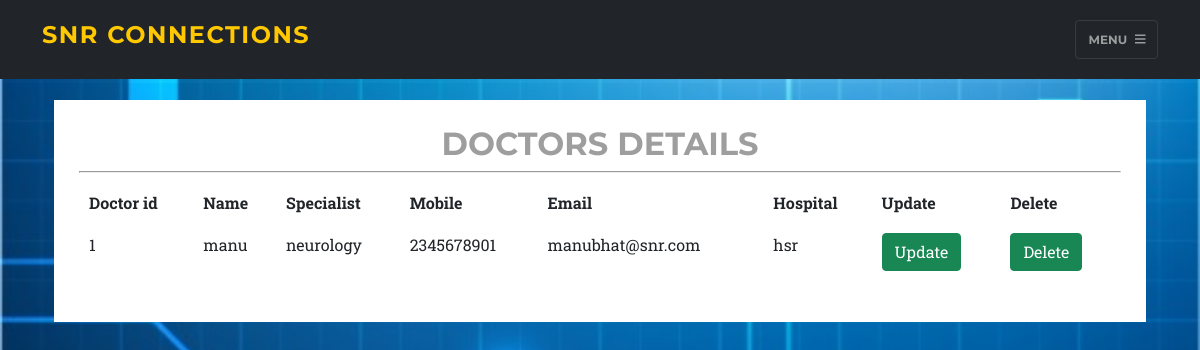
/doctor_list, run on the app's committed database.
### tables this page shows
CREATE TABLE doctor(
    id INTEGER PRIMARY KEY AUTOINCREMENT, 
    name TEXT, 
    specialist TEXT,
    mobile TEXT, 
    email TEXT,
    hospital TEXT);

### app.py (the view)
@app.route('/doctor_list')
def doctor_list():
    connection = sqlite3.connect('database.db')
    cursor = connection.cursor()
    query = "SELECT * FROM doctor"
    cursor.execute(query)
    result = cursor.fetchall()
    if result:
        return render_template('doctorslist.html', result=result)
    else:
        return render_template('doctorslist.html', msg="doctors not found")

### templates/doctorslist.html (shortened to what this page needs)
<!DOCTYPE html>
<html lang="en">
    <head>
        <link href="http://127.0.0.1:5000/static/css/styles.css" rel="stylesheet" />
    </head>
    <body id="page-top">
        <nav class="navbar navbar-dark fixed-top" id="mainNav">
            <div class="container">
                <a class="navbar-brand h1" href="/Ahome">SNR Connections</a>
                <button class="navbar-toggler" type="button" data-bs-toggle="collapse" data-bs-target="#navbarResponsive" aria-controls="navbarResponsive" aria-expanded="false" aria-label="Toggle navigation">
                    Menu
                    <i class="fas fa-bars ms-1"></i>
                </button>
            </div>
        </nav>
        <div class="container">
            <div class="row">
                <div class="col-lg-12">
                    <div id="Box">
                              <h2>DOCTORS DETAILS</h2>
                              <hr>
                              {% if result %}
                              <table class="table">
                                <tr>
                                    <th>Doctor id</th>
                                    <th>Name</th>
                                    <th>Specialist</th>
                                    <th>Mobile</th>
                                    <th>Email</th>
                                    <th>Hospital</th>
                                    <th>Update</th>
                                    <th>Delete</th>
                                </tr>
                                {% for row in result %}
                                    <tr>
                                        {% for col in row %}
                                            <td>
                                                {{col}}
                                            </td>
                                        {% endfor %}
                                        {% set Id = row[0] %}
                                        <td>
                                            <a href="{{url_for('get_doctor', Id=Id)}}" class="btn btn-success">Update</a>
                                        </td>
                                        <td>
                                        <a href="{{url_for('delete_doctor', Id=Id)}}" class="btn btn-success">Delete</a>
                                        </td>
                                    </tr>
                                {% endfor %}
                              </table>
                              {% endif %}
                    </div>
                </div>
            </div>
        </div>
    </body>
</html>

### templates/doctorslist.html (style rules this page uses)
#Box { padding: 25px; background-color: white; width: 100%; margin: auto; }
.row { margin: 100px 0; }
body { background-image: url("http://127.0.0.1:5000/static/imgs/bg (3).jpg"); background-repeat: no-repeat; background-attachment: fixed; background-position: center center; background-size: 100% 100vh; }
table { text-align: left !important; }
h1, h2, h3 { text-align: center; }

### data on the page
doctor: row "1", name "manu", specialist "neurology", mobile "2345678901", email "manubhat@snr.com", hospital "hsr"
